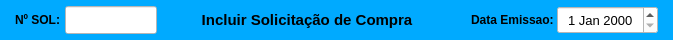
     <widget class="QWidget" name="widget_cabecalho" native="true">
      <property name="sizePolicy">
       <sizepolicy hsizetype="Preferred" vsizetype="Fixed">
        <horstretch>0</horstretch>
        <verstretch>0</verstretch>
       </sizepolicy>
      </property>
      <property name="minimumSize">
       <size>
        <width>0</width>
        <height>40</height>
       </size>
      </property>
      <property name="maximumSize">
       <size>
        <width>16777215</width>
        <height>40</height>
       </size>
      </property>
      <property name="styleSheet">
       <string notr="true">background-color: rgb(0, 170, 255);</string>
      </property>
      <layout class="QHBoxLayout" name="horizontalLayout">
       <property name="spacing">
        <number>0</number>
       </property>
       <property name="leftMargin">
        <number>15</number>
       </property>
       <property name="topMargin">
        <number>6</number>
       </property>
       <property name="rightMargin">
        <number>15</number>
       </property>
       <property name="bottomMargin">
        <number>6</number>
       </property>
       <item>
        <widget class="QLabel" name="label_3">
         <property name="sizePolicy">
          <sizepolicy hsizetype="Minimum" vsizetype="Preferred">
           <horstretch>0</horstretch>
           <verstretch>0</verstretch>
          </sizepolicy>
         </property>
         <property name="minimumSize">
          <size>
           <width>50</width>
           <height>0</height>
          </size>
         </property>
         <property name="maximumSize">
          <size>
           <width>45</width>
           <height>16777215</height>
          </size>
         </property>
         <property name="font">
          <font>
           <pointsize>9</pointsize>
           <weight>75</weight>
           <bold>true</bold>
          </font>
         </property>
         <property name="text">
          <string>Nº SOL:</string>
         </property>
         <property name="alignment">
          <set>Qt::AlignLeading|Qt::AlignLeft|Qt::AlignVCenter</set>
         </property>
        </widget>
       </item>
       <item>
        <widget class="QLineEdit" name="line_Num_Sol">
         <property name="sizePolicy">
          <sizepolicy hsizetype="Fixed" vsizetype="Preferred">
           <horstretch>0</horstretch>
           <verstretch>0</verstretch>
          </sizepolicy>
         </property>
         <property name="maximumSize">
          <size>
           <width>92</width>
           <height>16777215</height>
          </size>
         </property>
         <property name="font">
          <font>
           <pointsize>12</pointsize>
          </font>
         </property>
         <property name="styleSheet">
          <string notr="true">background-color: rgb(255, 255, 255);</string>
         </property>
         <property name="inputMask">
          <string/>
         </property>
         <property name="text">
          <string/>
         </property>
         <property name="frame">
          <bool>true</bool>
         </property>
         <property name="echoMode">
          <enum>QLineEdit::Normal</enum>
         </property>
         <property name="alignment">
          <set>Qt::AlignCenter</set>
         </property>
         <property name="dragEnabled">
          <bool>false</bool>
         </property>
         <property name="placeholderText">
          <string/>
         </property>
        </widget>
       </item>
       <item>
        <widget class="QLabel" name="label_13">
         <property name="sizePolicy">
          <sizepolicy hsizetype="Minimum" vsizetype="Preferred">
           <horstretch>0</horstretch>
           <verstretch>0</verstretch>
          </sizepolicy>
         </property>
         <property name="minimumSize">
          <size>
           <width>300</width>
           <height>0</height>
          </size>
         </property>
         <property name="font">
          <font>
           <pointsize>11</pointsize>
           <weight>75</weight>
           <bold>true</bold>
          </font>
         </property>
         <property name="text">
          <string>Incluir Solicitação de Compra</string>
         </property>
         <property name="alignment">
          <set>Qt::AlignCenter</set>
         </property>
        </widget>
       </item>
       <item>
        <widget class="QLabel" name="label_11">
         <property name="sizePolicy">
          <sizepolicy hsizetype="Minimum" vsizetype="Preferred">
           <horstretch>0</horstretch>
           <verstretch>0</verstretch>
          </sizepolicy>
         </property>
         <property name="minimumSize">
          <size>
           <width>100</width>
           <height>0</height>
          </size>
         </property>
         <property name="maximumSize">
          <size>
           <width>100</width>
           <height>16777215</height>
          </size>
         </property>
         <property name="font">
          <font>
           <pointsize>9</pointsize>
           <weight>75</weight>
           <bold>true</bold>
          </font>
         </property>
         <property name="text">
          <string>Data Emissao: </string>
         </property>
         <property name="alignment">
          <set>Qt::AlignRight|Qt::AlignTrailing|Qt::AlignVCenter</set>
         </property>
        </widget>
       </item>
       <item>
        <widget class="QDateEdit" name="date_Emissao">
         <property name="sizePolicy">
          <sizepolicy hsizetype="Minimum" vsizetype="Preferred">
           <horstretch>0</horstretch>
           <verstretch>0</verstretch>
          </sizepolicy>
         </property>
         <property name="minimumSize">
          <size>
           <width>101</width>
           <height>0</height>
          </size>
         </property>
         <property name="maximumSize">
          <size>
           <width>101</width>
           <height>16777215</height>
          </size>
         </property>
         <property name="font">
          <font>
           <pointsize>10</pointsize>
          </font>
         </property>
         <property name="styleSheet">
          <string notr="true">background-color: rgb(255, 255, 255);</string>
         </property>
         <property name="alignment">
          <set>Qt::AlignCenter</set>
         </property>
        </widget>
       </item>
      </layout>
     </widget>
